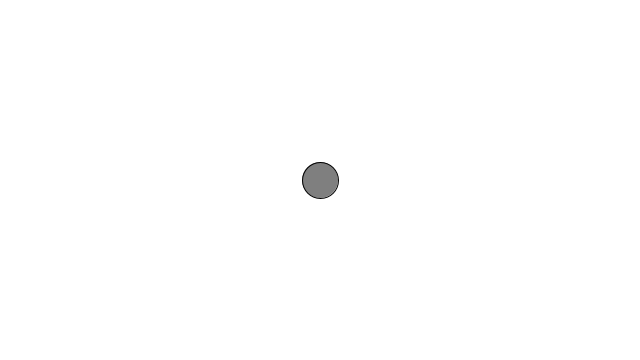
Frame 1 (no input)
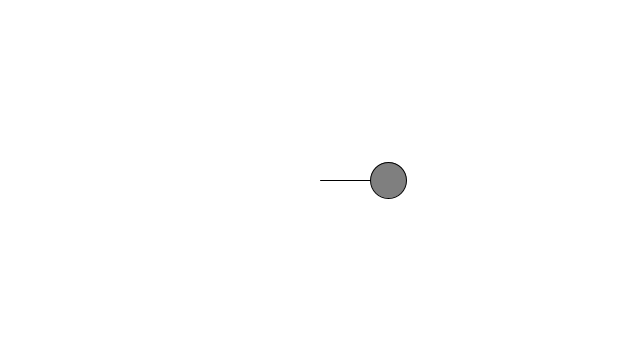
Frame 60 (the mouse pressed at the canvas centre just before this capture)
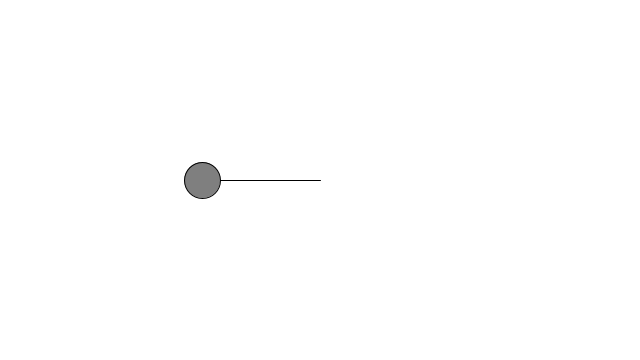
Frame 120 (the mouse held since frame 60 and released just before this capture)

The Processing sketch that drew these frames (run headless with seeded random() and noise(); from frame 60 on, the mouse is pressed at the canvas centre):

// Processing sketch: harmonic_oscillation_3_3
// ── harmonic_oscillation_3_3.pde
float amplitude = 360;
//float period = 200;
float angle = 0.0;

void setup() {
  size(640, 360);
}

void draw() {
  background(255);
  translate(width / 2, height / 2);
  
  //float x = amplitude * sin((frameCount / period) * TWO_PI);
  float x = amplitude * sin(angle);
  fill(127);
  stroke(0);
  line(0, 0, x, 0);
  ellipse(x, 0, 36, 36);
  
  angle += 0.05;
}
